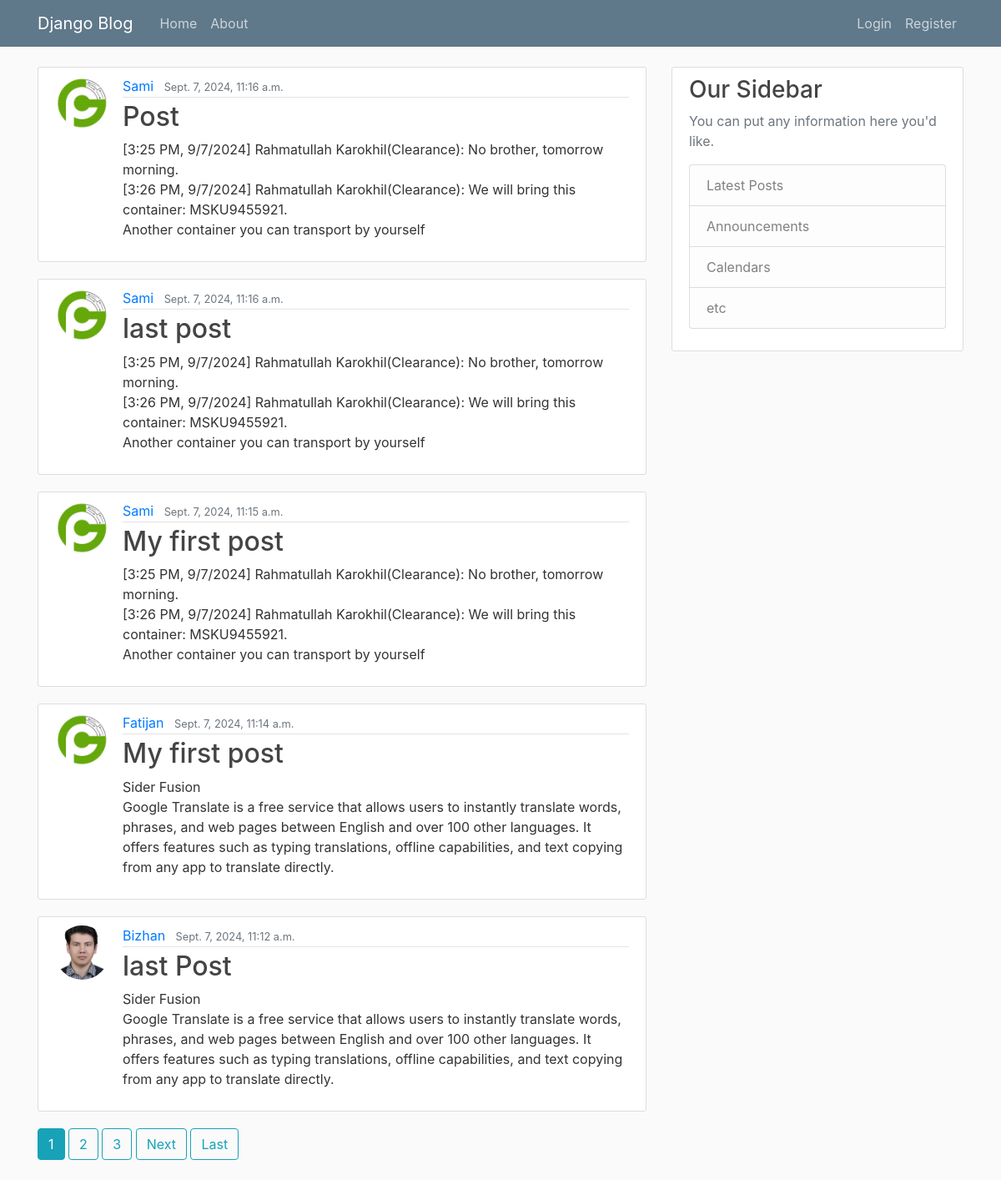
The page / on the database its author committed.
### blog/models.py (models this page shows, shortened)
class Post(models.Model):
    title = models.CharField(max_length=100)
    content = models.TextField()
    date_posted = models.DateTimeField(default=timezone.now)
    author = models.ForeignKey(User, on_delete=models.CASCADE)

### users/models.py (models this page shows, shortened)
class Profile(models.Model):
    user = models.OneToOneField(User, on_delete=models.CASCADE)
    image = models.ImageField(default='profile_pics\default.jpg', upload_to='profile_pics')

### blog/views.py (the view)
# urls.py: path('', PostListView.as_view(), name='blog-home'),
class PostListView(ListView):
    model = Post
    template_name = 'blog/home.html'
    context_object_name = 'posts'
    ordering = ['-date_posted']
    paginate_by = 5

### blog/templates/blog/home.html (shortened to what this page needs)
{% extends "blog/base.html" %}
{% block content %}
    {% for post in posts %}
        <article class="media content-section">
            <img class="rounded-circle article-img" src="{{ post.author.profile.image.url }}" alt="">
            <div class="media-body">
            <div class="article-metadata">
                <a class="mr-2" href="{% url 'user-posts' post.author.username %}">{{ post.author }}</a>
                <small class="text-muted">{{ post.date_posted }}</small>
            </div>
            <h2><a class="article-title" href="{% url 'post-detail' post.id %}">{{ post.title }}</a></h2>
            <p class="article-content">{{ post.content }}</p>
            </div>
        </article>
    {% endfor %}
    {% if is_paginated %}
        {% for num in page_obj.paginator.page_range %}
            {% if page_obj.number == num %}
                <a class="btn btn-info mb-4" href="?page={{ num }}">{{ num }} </a>
            {% elif num > page_obj.number|add:'-3' and num < page_obj.number|add:'3' %}
            <a class="btn btn-outline-info mb-4" href="?page={{ num }}">{{ num }} </a>
            {% endif %}
        {% endfor %}
        {% if page_obj.has_next %}
            <a class="btn btn-outline-info mb-4" href="?page={{page_obj.next_page_number}}">Next</a>
            <a class="btn btn-outline-info mb-4" href="?page={{ page_obj.paginator.num_pages }}">Last</a>
        {% endif %}
    {% endif %}
{% endblock content %}

### blog/templates/blog/base.html (shortened to what this page needs)
{% load static %}
<html>
    <head>
        <link rel="stylesheet" href="https://cdn.jsdelivr.net/npm/bootstrap@4.0.0/dist/css/bootstrap.min.css">
        <link rel="stylesheet" href="{% static 'blog/main.css' %}">
    </head>
    <body>
        <header class="site-header">
            <nav class="navbar navbar-expand-md navbar-dark bg-steel fixed-top">
              <div class="container">
                <a class="navbar-brand mr-4" href="{% url 'blog-home' %}">Django Blog</a>
                <div class="collapse navbar-collapse" id="navbarToggle">
                  <div class="navbar-nav mr-auto">
                    <a class="nav-item nav-link" href="{% url 'blog-home' %}">Home</a>
                    <a class="nav-item nav-link" href="{% url 'blog-about' %}">About</a>
                  </div>
                  <div class="navbar-nav">
                    {% if user.is_authenticated %}
                      <a class="nav-item nav-link" href="{% url 'post-create' %}">New Post</a>
                      <a class="nav-item nav-link" href="{% url 'profile' %}">Profile</a>
                      <a class="nav-item nav-link" href="{% url 'logout' %}" onclick="event.preventDefault();
                             document.getElementById('logout-form').submit();">Logout</a>
                      <form id="logout-form" action="{% url 'logout' %}" method="POST" style="display: none;">
                        {% csrf_token %}
                     </form>
                    {% else %}
                      <a class="nav-item nav-link" href="{% url 'login' %}">Login</a>
                      <a class="nav-item nav-link" href="{% url 'register' %}">Register</a>
                    {% endif %}
                  </div>
                </div>
              </div>
            </nav>
          </header>
          <main role="main" class="container">
            <div class="row">
              <div class="col-md-8">
                {% block content %}{% endblock %}
              </div>
              <div class="col-md-4">
                <div class="content-section">
                  <h3>Our Sidebar</h3>
                  <p class='text-muted'>You can put any information here you'd like.
                    <ul class="list-group">
                      <li class="list-group-item list-group-item-light">Latest Posts</li>
                      <li class="list-group-item list-group-item-light">Announcements</li>
                      <li class="list-group-item list-group-item-light">Calendars</li>
                      <li class="list-group-item list-group-item-light">etc</li>
                    </ul>
                  </p>
                </div>
              </div>
            </div>
          </main>
    </body>
</html>

### blog/static/blog/main.css (style rules this page uses)
body { background: #fafafa; color: #333333; margin-top: 5rem; }
h1, h2, h3, h4, h5, h6 { color: #444444; }
ul { margin: 0; }
.bg-steel { background-color: #5f788a; }
.site-header .navbar-nav .nav-link { color: #cbd5db; }
.content-section { background: #ffffff; padding: 10px 20px; border: 1px solid #dddddd; border-radius: 3px; margin-bottom: 20px; }
.article-title { color: #444444; }
.article-content { white-space: pre-line; }
.article-img { height: 65px; width: 65px; margin-right: 16px; }
.article-metadata { padding-bottom: 1px; margin-bottom: 4px; border-bottom: 1px solid #e3e3e3; }

### rows shown on the page
Post: author "Sami", date_posted "Sept. 7, 2024, 11:16 a.m.", title "Post", content "[3:25 PM, 9/7/2024] Rahmatullah Karokhil(Clearance): No brother, tomorrow morning. [3:26 PM, 9/7/2024] Rahmatullah Karokhil(Clearance): We will bring this container: MSKU9455921. Another container you can transport by yourself"
Post: author "Sami", date_posted "Sept. 7, 2024, 11:16 a.m.", title "last post", content "[3:25 PM, 9/7/2024] Rahmatullah Karokhil(Clearance): No brother, tomorrow morning. [3:26 PM, 9/7/2024] Rahmatullah Karokhil(Clearance): We will bring this container: MSKU9455921. Another container you can transport by yourself"
Post: author "Sami", date_posted "Sept. 7, 2024, 11:15 a.m.", title "My first post", content "[3:25 PM, 9/7/2024] Rahmatullah Karokhil(Clearance): No brother, tomorrow morning. [3:26 PM, 9/7/2024] Rahmatullah Karokhil(Clearance): We will bring this container: MSKU9455921. Another container you can transport by yourself"
Post: author "Fatijan", date_posted "Sept. 7, 2024, 11:14 a.m.", title "My first post", content "Sider Fusion Google Translate is a free service that allows users to instantly translate words, phrases, and web pages between English and over 100 other languages. It offers features such as typing translations, offline capabilities, and text copying from any app to translate directly."
Post: author.profile.image (picture), author "Bizhan", date_posted "Sept. 7, 2024, 11:12 a.m.", title "last Post", content "Sider Fusion Google Translate is a free service that allows users to instantly translate words, phrases, and web pages between English and over 100 other languages. It offers features such as typing translations, offline capabilities, and text copying from any app to translate directly."

### other values the page prints
{{ num }} "1"
{{ num }} "2" "3"
